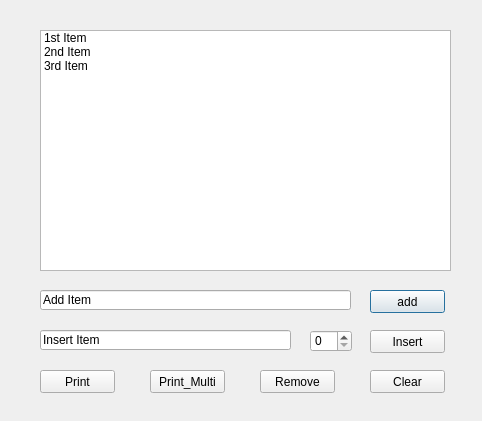
<?xml version="1.0" encoding="UTF-8"?>
<ui version="4.0">
 <class>Dialog</class>
 <widget class="QDialog" name="Dialog">
  <property name="geometry">
   <rect>
    <x>0</x>
    <y>0</y>
    <width>482</width>
    <height>421</height>
   </rect>
  </property>
  <property name="windowTitle">
   <string>Dialog</string>
  </property>
  <widget class="QListWidget" name="listWidget_Test">
   <property name="geometry">
    <rect>
     <x>40</x>
     <y>30</y>
     <width>411</width>
     <height>241</height>
    </rect>
   </property>
   <item>
    <property name="text">
     <string>1st Item</string>
    </property>
   </item>
   <item>
    <property name="text">
     <string>2nd Item</string>
    </property>
   </item>
   <item>
    <property name="text">
     <string>3rd Item</string>
    </property>
   </item>
  </widget>
  <widget class="QLineEdit" name="line_addItem">
   <property name="geometry">
    <rect>
     <x>40</x>
     <y>290</y>
     <width>311</width>
     <height>20</height>
    </rect>
   </property>
   <property name="text">
    <string>Add Item</string>
   </property>
  </widget>
  <widget class="QLineEdit" name="line_insertItem">
   <property name="geometry">
    <rect>
     <x>40</x>
     <y>330</y>
     <width>251</width>
     <height>20</height>
    </rect>
   </property>
   <property name="text">
    <string>Insert Item</string>
   </property>
  </widget>
  <widget class="QSpinBox" name="spin_insertRow">
   <property name="geometry">
    <rect>
     <x>310</x>
     <y>330</y>
     <width>42</width>
     <height>22</height>
    </rect>
   </property>
  </widget>
  <widget class="QPushButton" name="btn_addItem">
   <property name="geometry">
    <rect>
     <x>370</x>
     <y>290</y>
     <width>75</width>
     <height>23</height>
    </rect>
   </property>
   <property name="text">
    <string>add</string>
   </property>
  </widget>
  <widget class="QPushButton" name="btn_insertItem">
   <property name="geometry">
    <rect>
     <x>370</x>
     <y>330</y>
     <width>75</width>
     <height>23</height>
    </rect>
   </property>
   <property name="text">
    <string>Insert</string>
   </property>
  </widget>
  <widget class="QPushButton" name="btn_printItem">
   <property name="geometry">
    <rect>
     <x>40</x>
     <y>370</y>
     <width>75</width>
     <height>23</height>
    </rect>
   </property>
   <property name="text">
    <string>Print</string>
   </property>
  </widget>
  <widget class="QPushButton" name="btn_printMultiItems">
   <property name="geometry">
    <rect>
     <x>150</x>
     <y>370</y>
     <width>75</width>
     <height>23</height>
    </rect>
   </property>
   <property name="text">
    <string>Print_Multi</string>
   </property>
  </widget>
  <widget class="QPushButton" name="btn_removeItem">
   <property name="geometry">
    <rect>
     <x>260</x>
     <y>370</y>
     <width>75</width>
     <height>23</height>
    </rect>
   </property>
   <property name="text">
    <string>Remove</string>
   </property>
  </widget>
  <widget class="QPushButton" name="btn_clearItem">
   <property name="geometry">
    <rect>
     <x>370</x>
     <y>370</y>
     <width>75</width>
     <height>23</height>
    </rect>
   </property>
   <property name="text">
    <string>Clear</string>
   </property>
  </widget>
 </widget>
 <resources/>
 <connections/>
</ui>
